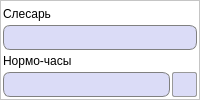
         <widget class="QFrame" name="frame_10">
          <property name="minimumSize">
           <size>
            <width>0</width>
            <height>0</height>
           </size>
          </property>
          <property name="styleSheet">
           <string notr="true">QFrame {
	background-color: white;
}</string>
          </property>
          <property name="frameShape">
           <enum>QFrame::StyledPanel</enum>
          </property>
          <property name="frameShadow">
           <enum>QFrame::Raised</enum>
          </property>
          <layout class="QGridLayout" name="gridLayout_19">
           <property name="leftMargin">
            <number>2</number>
           </property>
           <property name="topMargin">
            <number>2</number>
           </property>
           <property name="rightMargin">
            <number>2</number>
           </property>
           <property name="bottomMargin">
            <number>2</number>
           </property>
           <property name="horizontalSpacing">
            <number>2</number>
           </property>
           <property name="verticalSpacing">
            <number>1</number>
           </property>
           <item row="1" column="0" colspan="2">
            <widget class="QLineEdit" name="locksmithLine">
             <property name="minimumSize">
              <size>
               <width>0</width>
               <height>25</height>
              </size>
             </property>
             <property name="font">
              <font>
               <pointsize>10</pointsize>
              </font>
             </property>
             <property name="focusPolicy">
              <enum>Qt::NoFocus</enum>
             </property>
             <property name="styleSheet">
              <string notr="true">QLineEdit {
	border: 1px solid gray;
    border-radius: 7px;
    background-color: #dbdcf7;
	padding-left: 3px;
}</string>
             </property>
             <property name="readOnly">
              <bool>true</bool>
             </property>
            </widget>
           </item>
           <item row="2" column="0" colspan="2">
            <widget class="QLabel" name="label_26">
             <property name="font">
              <font>
               <pointsize>9</pointsize>
              </font>
             </property>
             <property name="styleSheet">
              <string notr="true">QLabel {
	background-color: transparent;
	border: 0px;
}</string>
             </property>
             <property name="text">
              <string>Нормо-часы</string>
             </property>
            </widget>
           </item>
           <item row="3" column="0">
            <widget class="QLineEdit" name="locksmithHoursLine">
             <property name="minimumSize">
              <size>
               <width>0</width>
               <height>25</height>
              </size>
             </property>
             <property name="maximumSize">
              <size>
               <width>16777215</width>
               <height>16777215</height>
              </size>
             </property>
             <property name="font">
              <font>
               <pointsize>10</pointsize>
              </font>
             </property>
             <property name="styleSheet">
              <string notr="true">QLineEdit {
	border: 1px solid gray;
    border-radius: 7px;
    background-color: #dbdcf7;
	padding-left: 3px;
}</string>
             </property>
            </widget>
           </item>
           <item row="3" column="1">
            <widget class="QPushButton" name="clearLocksmithButton">
             <property name="minimumSize">
              <size>
               <width>25</width>
               <height>25</height>
              </size>
             </property>
             <property name="maximumSize">
              <size>
               <width>25</width>
               <height>25</height>
              </size>
             </property>
             <property name="toolTip">
              <string>Вернуть работника</string>
             </property>
             <property name="styleSheet">
              <string notr="true">QPushButton {
	background-color: #dbdcf7;
	border: 1px solid #999999;
	border-radius: 2px;
}

QPushButton:hover {
	background-color: #d5d6f0;
	border: 1px solid #acacac;
}

QPushButton:pressed {
	background-color: #cbcde6;
	border: 2px solid #999999;
}</string>
             </property>
             <property name="text">
              <string/>
             </property>
             <property name="icon">
              <iconset resource="images.qrc">
               <normaloff>:/images/returnEmployee.png</normaloff>:/images/returnEmployee.png</iconset>
             </property>
             <property name="iconSize">
              <size>
               <width>25</width>
               <height>25</height>
              </size>
             </property>
             <property name="autoDefault">
              <bool>false</bool>
             </property>
            </widget>
           </item>
           <item row="0" column="0" colspan="2">
            <widget class="QLabel" name="label_21">
             <property name="font">
              <font>
               <pointsize>9</pointsize>
              </font>
             </property>
             <property name="styleSheet">
              <string notr="true">QLabel {
	background-color: transparent;
	border: 0px;
}</string>
             </property>
             <property name="text">
              <string>Слесарь</string>
             </property>
            </widget>
           </item>
          </layout>
         </widget>
